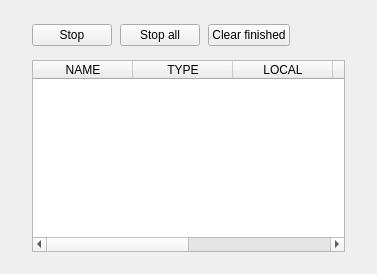
<?xml version="1.0" encoding="UTF-8"?>
<ui version="4.0">
 <class>ForwardsPage</class>
 <widget class="QWidget" name="ForwardsPage">
  <layout class="QVBoxLayout" name="forwardsLayout" stretch="0,1">
   <property name="spacing">
    <number>14</number>
   </property>
   <property name="leftMargin">
    <number>32</number>
   </property>
   <property name="topMargin">
    <number>24</number>
   </property>
   <property name="rightMargin">
    <number>32</number>
   </property>
   <property name="bottomMargin">
    <number>22</number>
   </property>
   <item>
    <layout class="QHBoxLayout" name="forwardsHeaderRow">
     <property name="spacing">
      <number>8</number>
     </property>
     <item>
      <widget class="QPushButton" name="stopButton">
       <property name="text">
        <string>Stop</string>
       </property>
       <property name="variant" stdset="0">
        <string notr="true">secondary</string>
       </property>
      </widget>
     </item>
     <item>
      <widget class="QPushButton" name="stopAllButton">
       <property name="text">
        <string>Stop all</string>
       </property>
       <property name="variant" stdset="0">
        <string notr="true">secondary</string>
       </property>
      </widget>
     </item>
     <item>
      <widget class="QPushButton" name="clearButton">
       <property name="text">
        <string>Clear finished</string>
       </property>
       <property name="variant" stdset="0">
        <string notr="true">secondary</string>
       </property>
      </widget>
     </item>
     <item>
      <widget class="QLabel" name="noticeLabel">
       <property name="text">
        <string notr="true" />
       </property>
       <property name="variant" stdset="0">
        <string notr="true">muted</string>
       </property>
      </widget>
     </item>
     <item>
      <spacer name="forwardsHeaderSpacer">
       <property name="orientation">
        <enum>Qt::Horizontal</enum>
       </property>
       <property name="sizeHint" stdset="0">
        <size>
         <width>40</width>
         <height>20</height>
        </size>
       </property>
      </spacer>
     </item>
    </layout>
   </item>
   <item>
    <widget class="QTableWidget" name="forwardsTable">
     <property name="editTriggers">
      <set>QAbstractItemView::NoEditTriggers</set>
     </property>
     <property name="selectionMode">
      <enum>QAbstractItemView::SingleSelection</enum>
     </property>
     <property name="selectionBehavior">
      <enum>QAbstractItemView::SelectRows</enum>
     </property>
     <property name="showGrid">
      <bool>false</bool>
     </property>
     <attribute name="verticalHeaderVisible">
      <bool>false</bool>
     </attribute>
     <attribute name="horizontalHeaderStretchLastSection">
      <bool>true</bool>
     </attribute>
     <column>
      <property name="text">
       <string>NAME</string>
      </property>
     </column>
     <column>
      <property name="text">
       <string>TYPE</string>
      </property>
     </column>
     <column>
      <property name="text">
       <string>LOCAL</string>
      </property>
     </column>
     <column>
      <property name="text">
       <string>TARGET</string>
      </property>
     </column>
     <column>
      <property name="text">
       <string>STATUS</string>
      </property>
     </column>
     <column>
      <property name="text">
       <string>DETAIL</string>
      </property>
     </column>
     <property name="variant" stdset="0">
      <string notr="true">data</string>
     </property>
    </widget>
   </item>
  </layout>
 </widget>
 <resources/>
 <connections/>
</ui>
